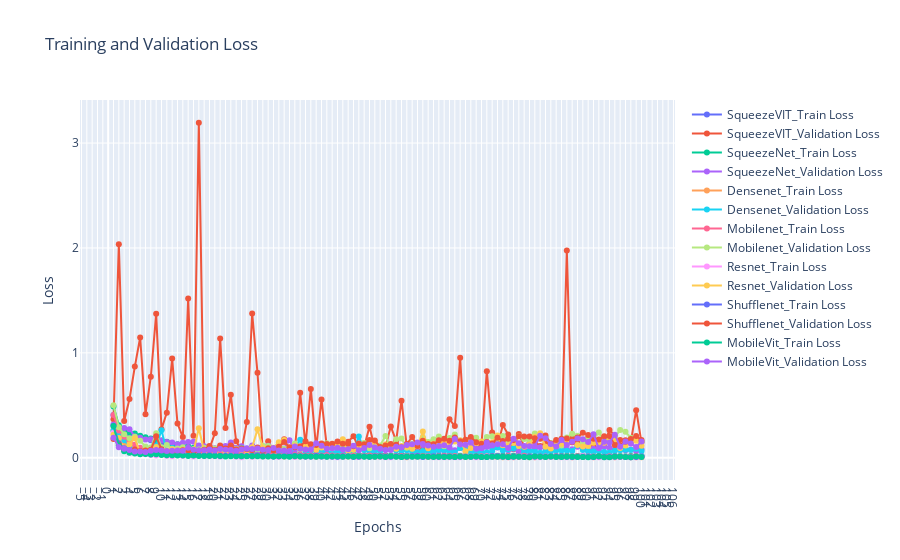

Notebook code cell kept with this figure:
### Code cell
import plotly.graph_objects as go

# Create the interactive plot
fig = go.Figure()
for exps in loss_data.keys():
    # plt.plot(epochs, loss_data[exps][0], label=exps + 'Train Loss', marker='o')
    # plt.plot(epochs, loss_data[exps][1], label=exps + 'Validation Loss', marker='o')
    fig.add_trace(go.Scatter(x=epochs, y=loss_data[exps][0], mode='lines+markers', name=exps + '_Train Loss'))
    fig.add_trace(go.Scatter(x=epochs, y=loss_data[exps][1], mode='lines+markers', name=exps + '_Validation Loss'))
# fig.add_trace(go.Scatter(x=epochs, y=train_loss, mode='lines+markers', name='Train Loss'))
# fig.add_trace(go.Scatter(x=epochs, y=val_loss, mode='lines+markers', name='Validation Loss'))

fig.update_layout(
    title='Training and Validation Loss',
    xaxis_title='Epochs',
    yaxis_title='Loss',
    xaxis=dict(tickmode='linear'),
    yaxis=dict(tickmode='linear'),
    # legend=dict(x=0, y=1),
    grid=dict(),
)

fig.show()
